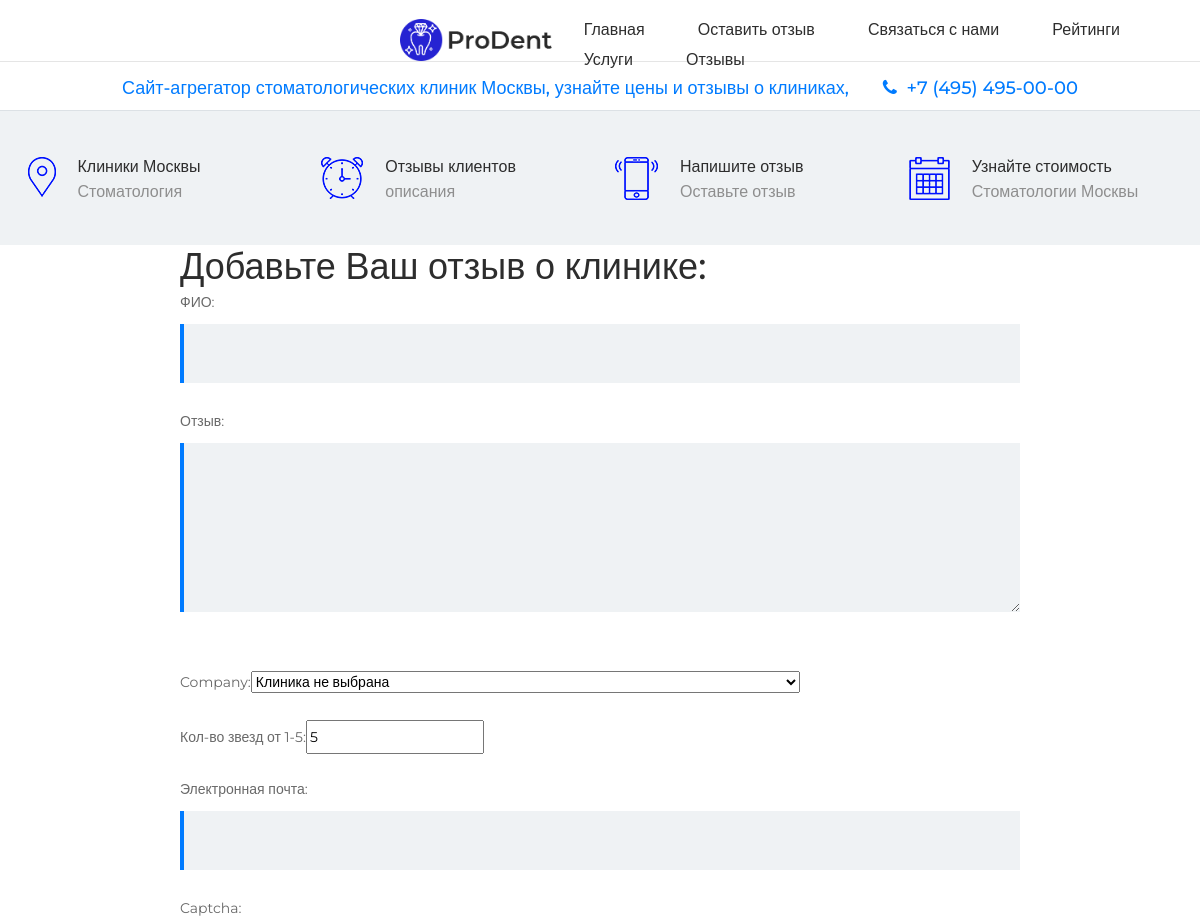
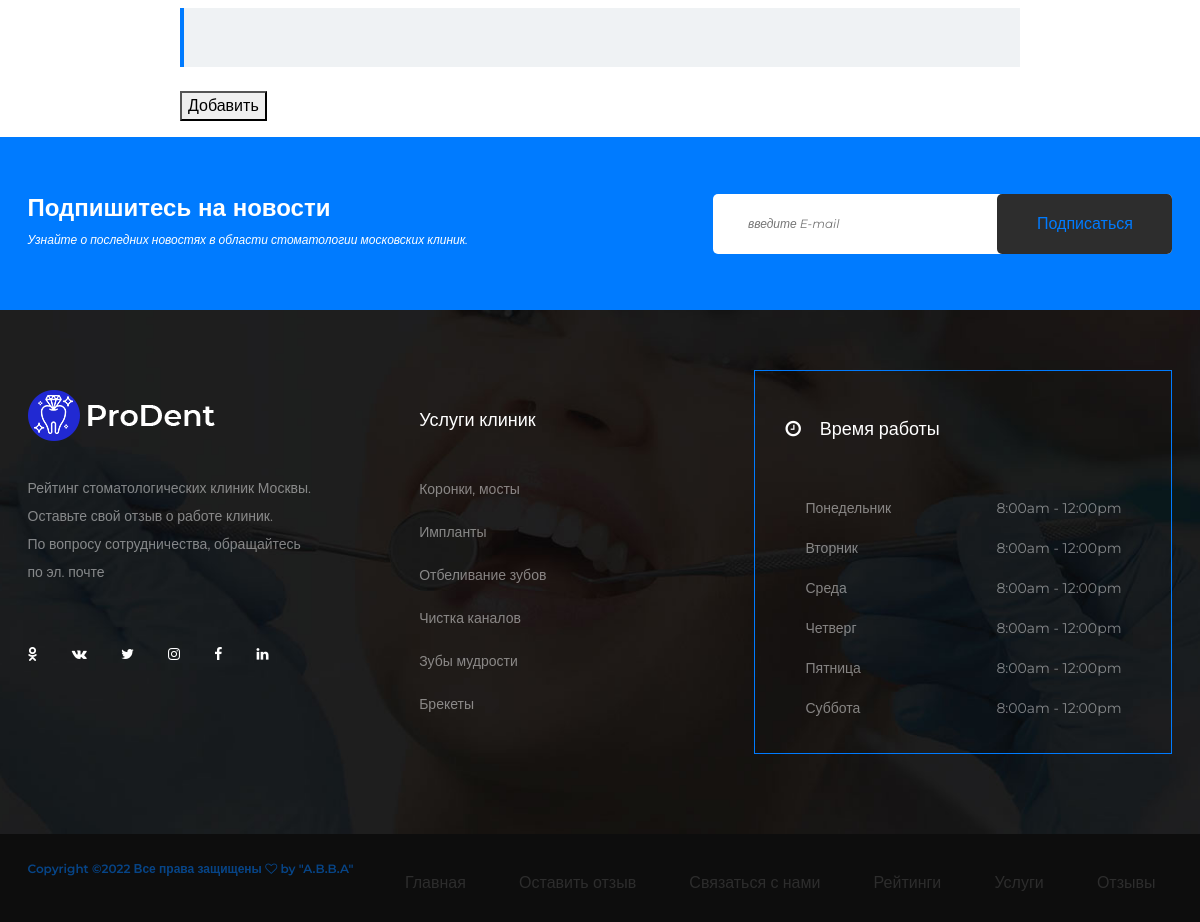
Page /add_review/ on the committed database (2 pictures, top to bottom).
### mainapp/models.py (models this page shows, shortened)
class SiteVars(models.Model):
    logo = models.ImageField(
        upload_to="clinics/images/",
        verbose_name="Логотип заголовка"
    )
    head_slogan = models.TextField(
        verbose_name="Слоган сайта",
        max_length=255,
        blank=True
    )
    site_title = models.CharField(
        verbose_name="Заголовок сайта",
        max_length=255,
        blank=True
    )
    meta_tags = models.TextField(
        verbose_name="Мета теги",
        max_length=255,
        blank=True
    )
    site_stat_1 = models.TextField(
        verbose_name="Поле статистики 1",
        max_length=255,
        blank=True
    )
    site_stat_2 = models.TextField(
        verbose_name="Поле статистики 2",
        max_length=255,
        blank=True
    )
    review_slogan = models.TextField(
        verbose_name="Слоган в отзывах",
        max_length=255,
        blank=True
    )
    footer_slogan = models.TextField(
        verbose_name="Слоган футера",
        max_length=255,
        blank=True
    )
    icon_1 = models.CharField(
        verbose_name="Иконка соцсетей 1",
        max_length=255,
        blank=True
    )
    icon_2 = models.CharField(
        verbose_name="Иконка соцсетей 2",
        max_length=255,
        blank=True
    )
    icon_3 = models.CharField(
        verbose_name="Иконка соцсетей 3",
        max_length=255,
        blank=True
    )
    icon_4 = models.CharField(
        verbose_name="Иконка соцсетей 4",
        max_length=255,
        blank=True
    )
    icon_5 = models.CharField(
        verbose_name="Иконка соцсетей 5",
        max_length=255,
        blank=True
    )
    icon_6 = models.CharField(
        verbose_name="Иконка соцсетей 6",
        max_length=255,
        blank=True
    )
    copyright = models.TextField(
        verbose_name="Авторские права",
        max_length=255,
        blank=True
    )
    logo_footer = models.ImageField(
        upload_to="clinics/images/",
        verbose_name="Логотип футера",
        blank=True
    )
    class Meta:
        verbose_name = 'Переменные сайта'
        verbose_name_plural = 'Переменные сайта'
        ordering = ['id']

class Services(models.Model):
    name = models.CharField(
        verbose_name="Услуга",
        max_length=255,
        unique=True,
        blank=True
    )
    description = models.TextField(
        verbose_name="Описание",
        blank=True
    )
    icon = models.CharField(  # в виде тега, шрифт: https://fontawesome.com/
        verbose_name="Иконка",
        max_length=255,
        blank=True
    )
    class Meta:
        verbose_name = 'Услуга'
        verbose_name_plural = 'Услуги'
        ordering = ['id', 'name']

### mainapp/views.py (the view)
# urls.py: path('add_review/', AddReview.as_view(), name='add_review'),
class AddReview(CreateView, ListView, DataMixin):  # Добавить отзыв
    model = Company
    form_class = AddReviewForm  # Указываем форму
    template_name = 'mainapp/add_review.html'
    context_object_name = 'company'  # переменная контекста
    success_url = reverse_lazy('index')
    def get_context_data(self, *, object_list=None, **kwargs):
        context = super().get_context_data(**kwargs)
        context['thanks_for_review'] = 'Спасибо за ваш отзыв!'
        context['menu'] = menu
        c_def = self.get_user_context(title=context['company'])
        return dict(list(context.items()) + list(c_def.items()))

### mainapp/forms.py (shortened to what this page needs)
class AddReviewForm(forms.ModelForm):
    captcha = CaptchaField()
    def __init__(self, *args, **kwargs):
        super().__init__(*args, **kwargs)
        self.fields['Company'].empty_label = "Клиника не выбрана"
    class Meta:
        model = Reviews
        fields = ['name', 'description', 'Company', 'stars', 'email']
        widgets = {
            'name': forms.TextInput(attrs={'class': 'form_settings input'}),
            'description': forms.Textarea(attrs={'class': 'form_settings textarea', 'cols': 70, 'rows': 12}),
        }

### mainapp/models.py (called while the page is built)
    def __str__(self):
        return self.name

### mainapp/utils.py (called while the page is built)
    def get_user_context(self, **kwargs):
        context = kwargs
        reviews = Reviews.objects.filter(is_published=True).all()  # таблица отзывы
        services = Services.objects.all()  # таблица услуги
        sitevars = SiteVars.objects.all()  # Переменные сайта
        count_reviews = len(reviews)  # кол-во отзывов в общем
        context['count_reviews'] = count_reviews
        context['reviews'] = reviews
        context['services'] = services
        context['sitevars'] = sitevars
        context['message'] = message
        template = """<i class="fa fa-star stars" ></i>"""  # шаблон для рисования звезд рейтинга
        t = Template(template)
        c = Context({})
        context['t'] = t.render(c)
        context['count_four'] = list(range(1, 5))  # счетчик для вывода объектов в цикле
        return context

### mainapp/templates/mainapp/add_review.html (shortened to what this page needs)
{% extends 'mainapp/base.html' %}
{% load static %}
{% block content %}
<div class="contact-form">
<h2>Добавьте Ваш отзыв о клинике:</h2>
<form action="{% url 'add_review' %}" method="post" enctype="multipart/form-data">
    {% for f in form %}
        <p><label for="{{ f.id_for_label }}">{{f.label}}: </label>{{ f }}</p>
    {% endfor %}
    <button type="submit">Добавить</button>
</form>
</div>
{% endblock %}

### mainapp/templates/mainapp/base.html (shortened to what this page needs)
{% load static %}
<!DOCTYPE html>
<html lang="zxx">
<head>
	<link rel="stylesheet" href="{% static 'mainapp/css/bootstrap.min.css' %}"/>
	<link rel="stylesheet" href="{% static 'mainapp/css/font-awesome.min.css' %}"/>
	<link rel="stylesheet" href="{% static 'mainapp/css/flaticon.css' %}"/>
	<link rel="stylesheet" href="{% static 'mainapp/css/owl.carousel.css' %}"/>
	<link rel="stylesheet" href="{% static 'mainapp/css/style.css' %}"/>
	<link rel="stylesheet" href="{% static 'mainapp/css/animate.css' %}"/>
	<link rel="stylesheet" href="{% static 'mainapp/css/button_up.css' %}"/>
</head>
<body>
	<header class="header-section">
		<div id="navigation">
		<div class="content-logo">
			<a href="{% url 'index' %}" class="site-logo">
				<img src="{{ sitevars.0.logo.url }}">
			</a>
		{% include 'mainapp/main_menu.html' %}
		</div>
		</div>
<hr>
		<div class="header-slogan">
			{{ sitevars.0.head_slogan | safe }}
		</div>
		<div class="header-info">
			<div class="container">
				<div class="row">
					<div class="col-lg-3 col-md-6 hi-item">
						<div class="hs-icon">
							<img src="{% static 'mainapp/img/icons/map-marker.png' %}" alt="">
						</div>
						<div class="hi-content">
							<h6>Клиники Москвы</h6>
							<p>Стоматология</p>
						</div>
					</div>
					<div class="col-lg-3 col-md-6 hi-item">
						<div class="hs-icon">
							<img src="{% static 'mainapp/img/icons/clock.png' %}" alt="">
						</div>
						<div class="hi-content">
							<h6>Отзывы клиентов</h6>
							<p>описания</p>
						</div>
					</div>
					<div class="col-lg-3 col-md-6 hi-item">
						<div class="hs-icon">
							<img src="{% static 'mainapp/img/icons/phone.png' %}" alt="">
						</div>
						<div class="hi-content">
							<h6>Напишите отзыв</h6>
							<p>Оставьте отзыв</p>
						</div>
					</div>
					<div class="col-lg-3 col-md-6 hi-item">
						<div class="hs-icon">
							<img src="{% static 'mainapp/img/icons/calendar.png' %}" alt="">
						</div>
						<div class="hi-content">
							<h6>Узнайте стоимость</h6>
							<p>Стоматологии Москвы</p>
						</div>
					</div>
				</div>
			</div>
		</div>
	</header>
	{% block content %}
    {% endblock content %}
	<section class="newsletter-section spad">
		<div class="container">
			<div class="row">
				<div class="col-lg-7 banner-text text-white">
					<h4>Подпишитесь на новости</h4>
					<p>Узнайте о последних новостях в области стоматологии московских клиник.</p>
				</div>
				<div class="col-lg-5 text-lg-right">
					<form class="newsletter-form">
						<input type="text" placeholder="введите E-mail">
						<button class="site-btn sb-dark">Подписаться</button>
					</form>
				</div>
			</div>
		</div>
	</section>
	<section class="footer-top-section set-bg" data-setbg="{% static 'mainapp/img/footer-bg.jpg' %}">
		<div class="container">
			<div class="row">
				<div class="col-lg-4">
					<div class="footer-widget">
						<div class="fw-about">
							<img src="{{ sitevars.0.logo_footer.url }}">
							<p>
								{{ sitevars.0.footer_slogan | safe}}
							</p>
							<div class="fw-social">
								{{ sitevars.0.icon_1 | safe }}
								{{ sitevars.0.icon_2 | safe }}
								{{ sitevars.0.icon_3 | safe }}
								{{ sitevars.0.icon_4 | safe }}
								{{ sitevars.0.icon_5 | safe }}
								{{ sitevars.0.icon_6 | safe }}
							</div>
						</div>
					</div>
				</div>
				<div class="col-lg-3 col-md-5">
					<div class="footer-widget">
						<div class="fw-links">
							<h5 class="fw-title">Услуги клиник</h5>
							<ul>
								{% for s in services %}
										<li><a href="#services">{{ s.name }}</a></li>
								{% endfor %}
							</ul>
						</div>
					</div>
				</div>
				<div class="col-lg-5 col-md-7">
					<div class="footer-widget">
						<div class="fw-timetable">
							<div class="fw-title"><i class="fa fa-clock-o"></i>&nbsp;&nbsp;&nbsp;&nbsp;Время работы</div>
							<div class="timetable-content">
								<table>
									<tr>
										<td>Понедельник</td>
										<td>8:00am - 12:00pm</td>
									</tr>
									<tr>
										<td>Вторник</td>
										<td>8:00am - 12:00pm</td>
									</tr>
									<tr>
										<td>Среда</td>
										<td>8:00am - 12:00pm</td>
									</tr>
									<tr>
										<td>Четверг</td>
										<td>8:00am - 12:00pm</td>
									</tr>
									<tr>
										<td>Пятница</td>
										<td>8:00am - 12:00pm</td>
									</tr>
									<tr>
										<td>Суббота</td>
										<td>8:00am - 12:00pm</td>
									</tr>
								</table>
							</div>
						</div>
					</div>
				</div>
			</div>
		</div>
	</section>
	<footer class="footer-section">
		<div class="container">
			{% include 'mainapp/main_menu.html' %}
					<div class="copyright">
				{{ sitevars.0.copyright | safe}}
					</div>
		</div>
	</footer>
    </body>
</html>

### mainapp/static/mainapp/css/style.css (style rules this page uses)
html, body { height: 100%; font-family: 'Montserrat', sans-serif; -webkit-font-smoothing: antialiased; font-smoothing: antialiased; }
h1, h2, h3, h4, h5, h6 { margin: 0; color: #2d2d2d; font-weight: 500; }
h2 { font-size: 36px; }
h4 { font-size: 24px; }
h5 { font-size: 18px; }
h6 { font-size: 16px; }
p { font-size: 14px; color: #696969; line-height: 2; }
img { max-width: 100%; }
ul, ol { padding: 0; margin: 0; }
.set-bg { background-repeat: no-repeat; background-size: cover; background-position: top center; }
.spad { padding-top: 115px; padding-bottom: 115px; }
.text-white h1, .text-white h2, .text-white h3, .text-white h4, .text-white h5, .text-white h6, .text-white p, .text-white span, .text-white li, .text-white a { color: #fff; }
.site-btn { display: inline-block; border: none; font-size: 16px; font-weight: 400; color: #fff; min-width: 175px; padding: 18px 15px; border-radius: 5px; background: #007bff; cursor: pointer; text-align: center; }
.site-btn.sb-dark { background: #2d2d2d; color: #007bff; }
.site-logo { display: inline-block; }
.header-slogan { display: block; margin: 0 auto 10px; text-align: center; color: #007bff; }
.header-slogan h5 { color: #007bff; }
.header-info { padding-top: 46px; padding-bottom: 7px; border-top: 1px solid #dce1e5; background: #eff2f4; }
.hi-item { margin-bottom: 30px; }
.hi-item .hs-icon { float: left; margin-right: 22px; }
.hi-item .hi-content { padding-left: 40px; }
.hi-item .hi-content p { font-size: 16px; color: #8e8e8e; margin-bottom: 0; }
#navigation { z-index: 999999; height: 45px; font-size: 16px; line-height: 20px; padding: 5px 0 5px 0; margin: auto; top: 0; }
.banner-text h4 { font-weight: 700; margin-bottom: 5px; }
.banner-text p { font-size: 12px; font-style: italic; }
.content-logo { display: flex; width: 100%; align-items: center; padding-left: 400px; }
.newsletter-section { background: #007bff; padding-top: 57px; padding-bottom: 40px; }
.newsletter-form { position: relative; }
.newsletter-form input { width: 100%; height: 60px; border: none; background: #fff; border-radius: 5px; font-size: 12px; padding-left: 35px; padding-right: 166px; }
.newsletter-form .site-btn { position: absolute; top: 0; right: 0; height: 100%; }
.newsletter-form ::placeholder { font-style: italic; }
.footer-top-section { padding-top: 60px; padding-bottom: 80px; }
.footer-widget .fw-title { font-size: 18px; color: #fff; margin-bottom: 45px; font-weight: 400; padding-top: 15px; }
.footer-widget .fw-about { padding-top: 20px; }
.footer-widget .fw-about img { margin-bottom: 33px; }
.footer-widget .fw-about p { color: #fff; opacity: 0.48; }
.footer-widget .fw-links { padding-top: 25px; }
.footer-widget ul { list-style: none; }
.footer-widget ul li a { font-size: 14px; color: #fff; opacity: 0.48; display: inline-block; margin-bottom: 20px; }
.footer-widget .fw-social { padding-top: 40px; }
.footer-widget .fw-social a { color: #fff; display: inline-block; margin-right: 30px; font-size: 14px; }
.footer-widget .fw-timetable { border: 1px solid #007bff; padding: 45px 30px 25px; max-width: 418px; margin-left: auto; position: relative; right: -23px; }
.footer-widget .fw-timetable .fw-title { padding-top: 0; }
.footer-widget .fw-timetable .timetable-content { padding: 0 20px; }
.footer-widget .fw-timetable table { width: 100%; padding-left: 17px; }
.footer-widget .fw-timetable table td { color: #fff; opacity: 0.48; font-size: 14px; padding: 11px 0; }
.footer-widget .fw-timetable table td:nth-child(2) { text-align: right; }
.footer-section { background: #0d0d0d; overflow: hidden; padding: 22px 0px; }
.copyright { float: left; color: #343434; font-size: 12px; padding-top: 4px; }
.copyright a { color: #007bff; font-weight: 600; opacity: 0.5; }
.contact-form { width: 70%; display: block; margin: 0 auto; }
.contact-form input[type=text], .contact-form input[type=email], .contact-form textarea { width: 100%; border: none; font-size: 14px; height: 59px; padding: 10px 25px; margin-bottom: 8px; border-left: 4px solid #007bff; background: #eff2f4; }
.contact-form textarea { height: 169px; padding-top: 24px; margin-bottom: 40px; }
.contact-form ::placeholder { font-style: italic; color: #2d2d2d; }
@media (min-width: 1200px) { .container { max-width: 1175px; } }
@media (max-width: 1215px) { .footer-widget .fw-timetable { right: 0; } }

### rows in the picture
SiteVars: logo (picture), head_slogan "Сайт-агрегатор стоматологических клиник Москвы, узнайте цены и отзывы о клиниках, +7 (495) 495-00-00", logo_footer (picture), footer_slogan "Рейтинг стоматологических клиник Москвы. Оставьте свой отзыв о работе клиник. По вопросу сотрудничества, обращайтесь по эл. почте", copyright "Copyright © Все права защищены by \"A.B.B.A\""
Services: name "Коронки, мосты"
Services: name "Импланты"
Services: name "Отбеливание зубов"
Services: name "Чистка каналов"
Services: name "Зубы мудрости"
Services: name "Брекеты"

### other values in the picture
{{ m.title }} "Главная" "Оставить отзыв" "Связаться с нами" "Главная" "Оставить отзыв" "Связаться с нами"
{{ f.label }} "ФИО" "Отзыв" "Company" "Кол-во звезд от 1-5" "Электронная почта" "Captcha"
